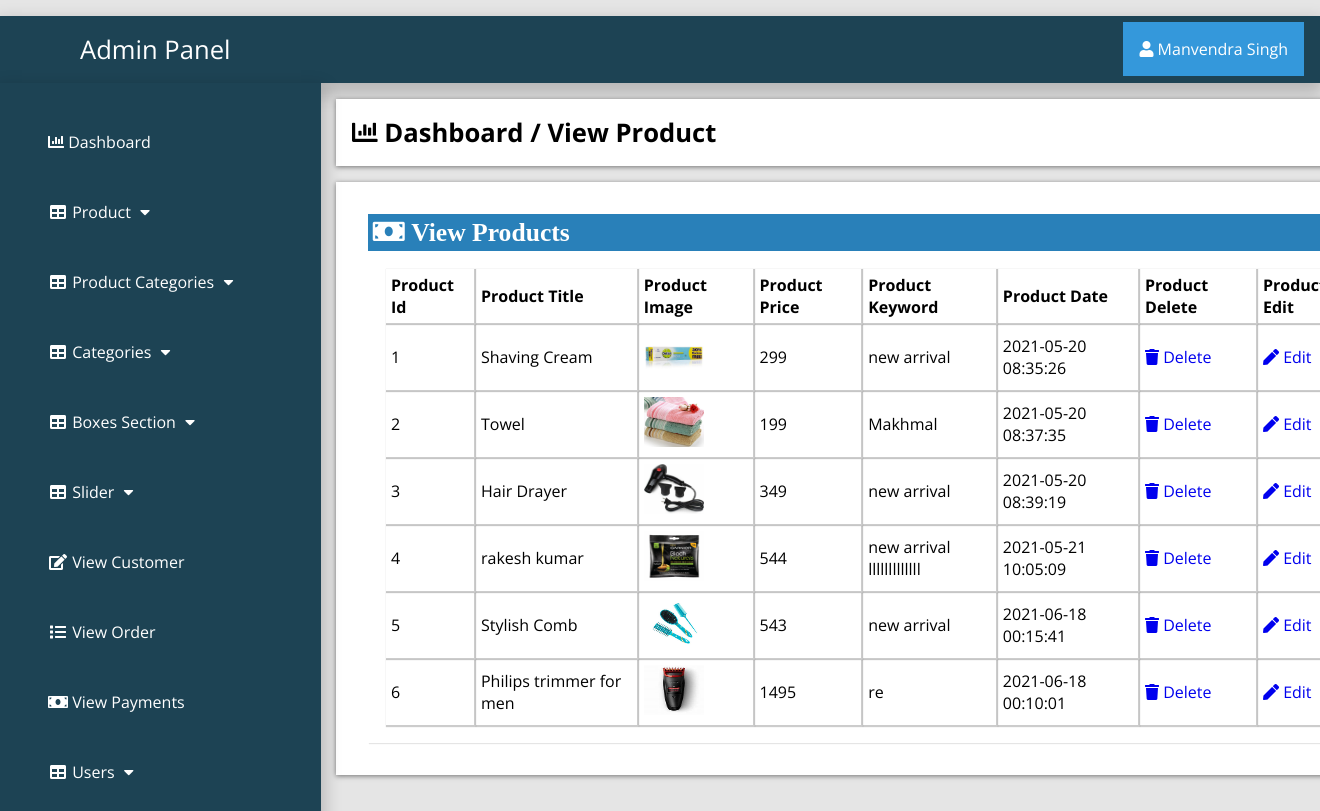
Screenshot of /admin_area/index.php?view_product (signed in) with the database file from the repository.
### tables this page shows
CREATE TABLE `products` (
  `product_id` int(10) NOT NULL,
  `p_cat_id` int(10) NOT NULL,
  `cat_id` int(10) NOT NULL,
  `date` timestamp NOT NULL DEFAULT current_timestamp() ON UPDATE current_timestamp(),
  `product_title` text NOT NULL,
  `product_img1` text NOT NULL,
  `product_img2` text NOT NULL,
  `product_img3` text NOT NULL,
  `product_price` int(10) NOT NULL,
  `product_desc` text NOT NULL,
  `product_keyword` text NOT NULL
);

### admin_area/view_product.php (the view)
<?php
if (!isset($_SESSION['admin_email'])){
  echo "<script>window.open('login.php','_self')</script>";
  }else{
?>
<div class="row">
	<div class="col-lg-12">
		<div class="breadcrump">
			<li class="active">
				<i class="fa fa-bar-chart"></i>
				Dashboard / View Product
			</li>
		</div>
	</div>
</div>
<div class="row">
	<div class="col-lg-12">
		<div class="panel panel-default">
			<div class="panel-heading">
				<h3 class="panel-title">
					<i class="fa fa-money fa-fw"> View Products </i>
				</h3>
			</div>
			<div class="panel-body">
				<div class="table-responsive">
					<table class="table table-bordered table-hover table-striped">
						<thead>
							<tr>
								<th>Product Id</th>
								<th>Product Title</th>
								<th>Product Image</th>
								<th>Product Price</th>
								<th>Product Keyword</th>
								<th>Product Date</th>
								<th>Product Delete</th>
								<th>Product Edit</th>
							</tr>
						</thead>
						<tbody>
							<?php
							$i=0;
							$get_product="select * from products";
                            $run_p=mysqli_query($con,$get_product);
                            while ($row=mysqli_fetch_array($run_p)) {
                            	$pro_id=$row['product_id'];
                            	$product_title=$row['product_title'];
                            	$product_img1=$row['product_img1'];
                            	$product_price=$row['product_price'];
                            	$product_keyword=$row['product_keyword'];
                            	$date=$row['date'];
                            	$i++;
                            	 ?>
							<tr>
								<td><?php echo $i ?></td>
								<td><?php echo $product_title ?></td>
								<td><img src="product_images/<?php echo $product_img1 ?>" width="60" height="50"></td>
								<td><?php echo $product_price ?></td>
                                <td><?php echo $product_keyword ?></td>
								<td><?php echo $date ?></td>
								<td>
									<a href="index.php?delete_product=<?php echo $pro_id ?>"> <i class="fa fa-trash"></i> Delete </a>
								</td>
								<td>
									<a href="index.php?edit_product=<?php echo $pro_id ?>"> <i class="fa fa-pen"></i> Edit </a>
								</td>
							</tr>
						<?php } ?>
						</tbody>
					</table>
				</div>
			</div>
		</div>
	</div>
</div>
<?php } ?>

### admin_area/index.php (shortened to what this page needs)
<?php
include("includes/db.php");
if (!isset($_SESSION['admin_email'])){
  echo "<script>window.open('login.php','_self')</script>";
  }else{
?>
<?php
$admin_session=$_SESSION['admin_email'];
$get_admin="select * from admins where admin_email='$admin_session'";
$run_admin=mysqli_query($con,$get_admin);
$row_admin=mysqli_fetch_array($run_admin);
$admin_name=$row_admin['admin_name'];
  ?>
<!DOCTYPE html>
<html lang="en">
<head>
<link rel="stylesheet" href="https://cdnjs.cloudflare.com/ajax/libs/font-awesome/4.7.0/css/font-awesome.min.css">
    <link rel="stylesheet" href="https://cdnjs.cloudflare.com/ajax/libs/OwlCarousel2/2.3.4/assets/owl.carousel.min.css">
    <link rel="stylesheet" href="https://cdnjs.cloudflare.com/ajax/libs/font-awesome/5.15.2/css/all.min.css">
    <link rel="stylesheet" href="css/style.css">
  <body>
    <div class="wrapper">
      <?php include 'includes/sidebar.php'; ?>
      <div class="page-wrapper">
        <div class="container-fluid">
        <?php
         if(isset($_GET['view_product'])) {
          include 'view_product.php';
     }
         ?>
        </div>
      </div>
    </div>
  </body>
</head>
</html>
<?php  } ?>

### admin_area/includes/sidebar.php (shortened to what this page needs)
<?php
if (!isset($_SESSION['admin_email'])){
  echo "<script>window.open('login.php','_self')</script>";
  }else{
?>
<nav class="navbar navbar-inverse navbar-fixed-top" >
	<div class="navbar-header">
		<a href="index.php?dashboard" class="navbar-brand"><span>Admin Panel</span></a>
	</div>
		<div class="dropdown">
		 <button onclick="myFunction()" class="dropbtn"><i class="fa fa-user"></i> <?php echo $admin_name; ?></a></button>
		</div>
	<div class="collapse navbar-collapse navbar-ex1-collapse">
	<ul class="nav navbar-nav side-nav">
  <li>
    <a href="index.php?dashboard"><i class="fa fa-bar-chart"></i> Dashboard</a>
  </li>
  <li class="button-dropdown" id="#products">
    <a href="#" class="dropdown-toggle" data-toggle="collapse" data-target="#products"><i class="fa fa-fw fa-table"></i> Product <i class="fa fa-fw fa-caret-down"></i></a>
  </li>
  <li class="button-dropdown" id="#products_cat">
    <a href="#" class="dropdown-toggle" data-toggle="collapse" data-target="#products_cat"><i class="fa fa-fw fa-table"></i> Product Categories <i class="fa fa-fw fa-caret-down"></i></a>
  </li>
  <li class="button-dropdown" id="#category">
    <a href="#" class="dropdown-toggle" data-toggle="collapse" data-target="#category"><i class="fa fa-fw fa-table"></i> Categories <i class="fa fa-fw fa-caret-down"></i></a>
  </li>
<li class="button-dropdown" >
  <a href="#" class="dropdown-toggle" data-toggle="collapse" data-target="#boxes">
    <i class="fa fa-fw fa-table"></i> Boxes Section <i class="fa fa-fw fa-caret-down"></i>
  </a>
</li>
  <li class="button-dropdown">
    <a href="#" class="dropdown-toggle" data-toggle="collapse" data-target="#slider"><i class="fa fa-fw fa-table"></i>  Slider <i class="fa fa-fw fa-caret-down"></i></a>
  </li>
  <li>
  	<a href="index.php?view_customer">
  		<i class="fa fa-fw fa-edit"></i> View Customer
  	</a>
  </li>
  <li>
  	<a href="index.php?view_order">
  		<i class="fa fa-fw fa-list"></i> View Order
  	</a>
  </li>
  <li>
  	<a href="index.php?view_payments">
  		<i class="fa fa-fw fa-money"></i> View Payments
  	</a>
  </li>
  <li class="button-dropdown">
    <a href="#" class="dropdown-toggle" data-toggle="collapse" data-target="#users"><i class="fa fa-fw fa-table"></i>  Users <i class="fa fa-fw fa-caret-down"></i></a>
  </li>
</ul>
</div>
</nav>
<?php } ?>

### admin_area/css/style.css (style rules this page uses)
:root { --blue:#2980b9; }
body { margin-top: ; }
* { font-family: 'Open Sans', sans-serif; margin:0; padding:0; box-sizing: border-box; text-decoration: none; transition: all .2s cubic-bezier(.37,1.14,.26,1.24); }
html { background-color: rgba(0,0,0,.1); }
.navbar-fixed-top { background:#1d4354; padding: 1rem; margin-top: 1rem; box-shadow: 0px 8px 16px 4px rgba(0,0,0,0.2); margin-left: ; margin-right: ; }
.navbar-fixed-top a span { margin-left: 4rem; }
.navbar-fixed-top .navbar-brand { font-size: 1.6rem; color: #ffffff; }
.dropbtn { background-color: #3498DB; color: white; padding: 16px; font-size: 16px; border: none; cursor: pointer; }
.dropdown { position: relative; display: inline-block; float: right; margin-top: -2.8rem; }
.nav { position: absolute; top: 51px; margin-top: 32px; width: auto; height: 110%; border-radius: 0; display: block; background-color: #1d4354; bottom: 0; overflow: hidden; padding-bottom: 40px; box-shadow: 0px 8px 16px 4px rgba(0,0,0,0.2); margin-left: -1rem; }
.nav>li>a { width: 225px; display: block; color: #ffffff; margin: 3rem; }
.row { width: 81.2%; background-color: #ffffff; margin: auto; margin-left: 21rem; margin-top: 1rem; padding: 1rem; display: ; }
.panel { text-align: left; box-shadow: 1px 1px 1px 0px rgba(0.1,0.1,0.1,0.1); margin: 1rem; background-color: #ffffff; padding: rem; }
.panel-heading .panel-title { background-color: #2980b9; color: #ffffff; padding: .3rem; }
.table-responsive .table-striped th { padding: 5px; box-shadow: 1px 1px 1px 1px rgba(0.1,0.1,0.1,0.2); }
.table-responsive .table-striped tbody td { box-shadow: 1px 1px 1px 1px rgba(0.1,0.1,0.1,0.2); padding:5px; }
.breadcrump .active { font-weight: bold; font-size: 1.6rem; }
.row { list-style: none; box-shadow: 0 1px 5px rgba(0, 0, 0, 0.5); }
.row .fa-money { font-size: 1.6rem; width: 50%; text-align: left; }
.panel-body { display: flex; align-items: center; justify-content: left; padding: 1rem; flex-wrap: wrap; }

### rows the page displays
products: product_title "Shaving Cream", product_img1 (picture), product_price "299", product_keyword "new arrival", date "2021-05-20 08:35:26"
products: product_title "Towel", product_img1 (picture), product_price "199", product_keyword "Makhmal", date "2021-05-20 08:37:35"
products: product_title "Hair Drayer", product_img1 (picture), product_price "349", product_keyword "new arrival", date "2021-05-20 08:39:19"
products: product_title "rakesh kumar", product_img1 (picture), product_price "544", product_keyword "new arrival lllllllllllll", date "2021-05-21 10:05:09"
products: product_title "Stylish Comb", product_img1 (picture), product_price "543", product_keyword "new arrival", date "2021-06-18 00:15:41"
products: product_title "Philips trimmer for men", product_img1 (picture), product_price "1495", product_keyword "re", date "2021-06-18 00:10:01"

### other values shown
$admin_name "Manvendra Singh"
